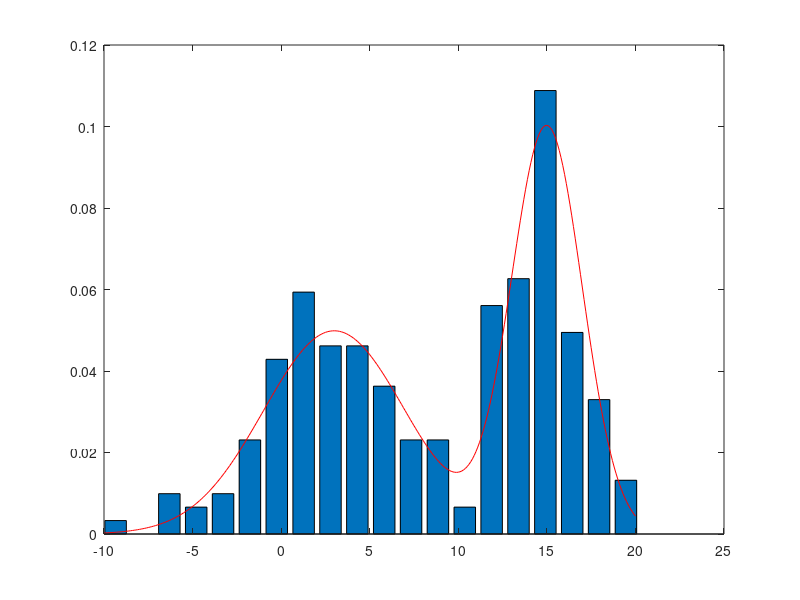

Write the MATLAB code that produced this figure. (Note: this script raises an error after producing the figure.)
gaussData = @(mean,sigma,n) (sigma .* randn(1,n)) + mean;

%% 3
nA = 100; muA = 3; sigmaA = 4;
nB = 100; muB = 15; sigmaB = 2;
data = [gaussData(muA, sigmaA, nA),gaussData(muB, sigmaB, nB)];
PA = nA/(nA+nB);
PB = nA/(nA+nB);
p = [.1; .2; .5; 1];
labels = [repmat([1], 4, nA), repmat([2], 4, nB) ];
labels(rand(4,nA+nB)>repmat(p,1,nA+nB)) = 0;
for i = 1:3,
    [nn,xx]  = hist(data,20);
    nn = nn./(sum(nn).*(xx(2)-xx(1)));
    figure;
    bar(xx,nn);
    xx = -10:.1:20;
    yy = PA.*normpdf(xx,muA,sigmaA)+PB.*normpdf(xx,muB,sigmaB);
    hold on; plot(xx,yy,'r'); hold off;
    [Mean,Std,PG] = em(data',2,labels(i,:));
    yy = PG(1).*normpdf(xx,Mean(1),Std(1))+PG(2).*normpdf( xx,Mean(2),Std(2));
    hold on; plot(xx,yy,'g'); hold off;
    P = [];
    P(1) = sum(data(labels(i,:)==1)) ./ sum(data(labels(i,:)>0));
    P(2) = sum(data(labels(i,:)==2)) ./ sum(data(labels(i,:)>0));
    mu = [ mean(data(labels(i,:)==1)), mean(data(labels(i,:)==2)) ];
    sigma = [ std(data(labels(i,:)==1)), std(data(labels(i,:)==2)) ];
    
    yy = P(1).*normpdf(xx,mu(1),sigma(1))+P(2).*normpdf( xx,mu(2),sigma(2));
    hold on; plot(xx,yy,'c'); hold off;
    title(['Semi-supervised, ',num2str(p(i))]);
    p(i)
    errorNaive =  sum(classify(data, mu, sigma, P)~=labels(4,:))/(nA+nB)
    errorEm =  sum((classify(data, Mean, Std, PG)~=labels(4,:)))/(nA+nB)
    
end

